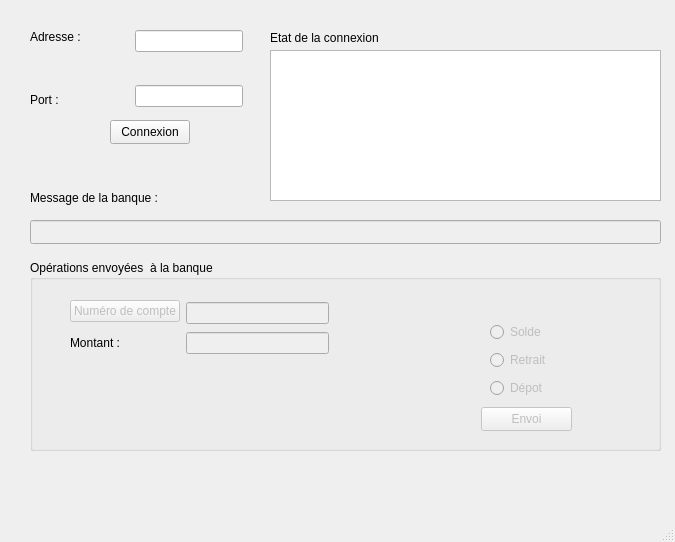
<?xml version="1.0" encoding="UTF-8"?>
<ui version="4.0">
 <class>DAB_MainWindow</class>
 <widget class="QMainWindow" name="DAB_MainWindow">
  <property name="geometry">
   <rect>
    <x>0</x>
    <y>0</y>
    <width>675</width>
    <height>542</height>
   </rect>
  </property>
  <property name="windowTitle">
   <string>DAB_MainWindow</string>
  </property>
  <widget class="QWidget" name="centralwidget">
   <widget class="QPushButton" name="PushButtonConnexion">
    <property name="geometry">
     <rect>
      <x>110</x>
      <y>120</y>
      <width>80</width>
      <height>24</height>
     </rect>
    </property>
    <property name="text">
     <string>Connexion</string>
    </property>
   </widget>
   <widget class="QLabel" name="labelEtatConnexion">
    <property name="geometry">
     <rect>
      <x>270</x>
      <y>30</y>
      <width>120</width>
      <height>16</height>
     </rect>
    </property>
    <property name="text">
     <string>Etat de la connexion</string>
    </property>
   </widget>
   <widget class="QLabel" name="labelMessageBanque">
    <property name="geometry">
     <rect>
      <x>30</x>
      <y>190</y>
      <width>141</width>
      <height>16</height>
     </rect>
    </property>
    <property name="text">
     <string>Message de la banque :</string>
    </property>
   </widget>
   <widget class="QLineEdit" name="lineEditMessageBanque">
    <property name="enabled">
     <bool>false</bool>
    </property>
    <property name="geometry">
     <rect>
      <x>30</x>
      <y>220</y>
      <width>631</width>
      <height>24</height>
     </rect>
    </property>
   </widget>
   <widget class="QGroupBox" name="groupBox">
    <property name="geometry">
     <rect>
      <x>30</x>
      <y>260</y>
      <width>631</width>
      <height>191</height>
     </rect>
    </property>
    <property name="title">
     <string>Opérations envoyées  à la banque</string>
    </property>
    <widget class="QPushButton" name="pushButtonEnvoi">
     <property name="enabled">
      <bool>false</bool>
     </property>
     <property name="geometry">
      <rect>
       <x>451</x>
       <y>147</y>
       <width>91</width>
       <height>24</height>
      </rect>
     </property>
     <property name="text">
      <string>Envoi</string>
     </property>
    </widget>
    <widget class="QWidget" name="layoutWidget">
     <property name="geometry">
      <rect>
       <x>40</x>
       <y>40</y>
       <width>259</width>
       <height>58</height>
      </rect>
     </property>
     <layout class="QHBoxLayout" name="horizontalLayout_2">
      <item>
       <layout class="QVBoxLayout" name="verticalLayout_4">
        <item>
         <widget class="QPushButton" name="pushButtonNumCompte">
          <property name="enabled">
           <bool>false</bool>
          </property>
          <property name="text">
           <string>Numéro de compte</string>
          </property>
         </widget>
        </item>
        <item>
         <widget class="QLabel" name="labelMontant">
          <property name="text">
           <string>Montant :</string>
          </property>
         </widget>
        </item>
       </layout>
      </item>
      <item>
       <layout class="QVBoxLayout" name="verticalLayout_3">
        <item>
         <widget class="QLineEdit" name="lineEditNumCompte">
          <property name="enabled">
           <bool>false</bool>
          </property>
         </widget>
        </item>
        <item>
         <widget class="QLineEdit" name="lineEditMontant">
          <property name="enabled">
           <bool>false</bool>
          </property>
         </widget>
        </item>
       </layout>
      </item>
     </layout>
    </widget>
    <widget class="QWidget" name="layoutWidget">
     <property name="geometry">
      <rect>
       <x>460</x>
       <y>60</y>
       <width>68</width>
       <height>80</height>
      </rect>
     </property>
     <layout class="QVBoxLayout" name="verticalLayout_5">
      <item>
       <widget class="QRadioButton" name="radioButtonSolde">
        <property name="enabled">
         <bool>false</bool>
        </property>
        <property name="text">
         <string>Solde</string>
        </property>
       </widget>
      </item>
      <item>
       <widget class="QRadioButton" name="radioButtonRetrait">
        <property name="enabled">
         <bool>false</bool>
        </property>
        <property name="text">
         <string>Retrait</string>
        </property>
       </widget>
      </item>
      <item>
       <widget class="QRadioButton" name="radioButtonDepot">
        <property name="enabled">
         <bool>false</bool>
        </property>
        <property name="text">
         <string>Dépot</string>
        </property>
       </widget>
      </item>
     </layout>
    </widget>
   </widget>
   <widget class="QListWidget" name="listWidgetEtaConnexion">
    <property name="geometry">
     <rect>
      <x>270</x>
      <y>50</y>
      <width>391</width>
      <height>151</height>
     </rect>
    </property>
   </widget>
   <widget class="QWidget" name="layoutWidget">
    <property name="geometry">
     <rect>
      <x>30</x>
      <y>30</y>
      <width>213</width>
      <height>77</height>
     </rect>
    </property>
    <layout class="QHBoxLayout" name="horizontalLayout">
     <item>
      <layout class="QVBoxLayout" name="verticalLayout_2">
       <item>
        <widget class="QLabel" name="LabelIP">
         <property name="text">
          <string>Adresse : </string>
         </property>
        </widget>
       </item>
       <item>
        <spacer name="verticalSpacer_2">
         <property name="orientation">
          <enum>Qt::Vertical</enum>
         </property>
         <property name="sizeHint" stdset="0">
          <size>
           <width>20</width>
           <height>18</height>
          </size>
         </property>
        </spacer>
       </item>
       <item>
        <widget class="QLabel" name="LabelPort">
         <property name="text">
          <string>Port :</string>
         </property>
        </widget>
       </item>
      </layout>
     </item>
     <item>
      <spacer name="horizontalSpacer">
       <property name="orientation">
        <enum>Qt::Horizontal</enum>
       </property>
       <property name="sizeHint" stdset="0">
        <size>
         <width>13</width>
         <height>20</height>
        </size>
       </property>
      </spacer>
     </item>
     <item>
      <layout class="QVBoxLayout" name="verticalLayout">
       <item>
        <widget class="QLineEdit" name="lineEditIP"/>
       </item>
       <item>
        <spacer name="verticalSpacer">
         <property name="orientation">
          <enum>Qt::Vertical</enum>
         </property>
         <property name="sizeHint" stdset="0">
          <size>
           <width>20</width>
           <height>13</height>
          </size>
         </property>
        </spacer>
       </item>
       <item>
        <widget class="QLineEdit" name="lineEditPort"/>
       </item>
      </layout>
     </item>
    </layout>
   </widget>
  </widget>
  <widget class="QMenuBar" name="menubar">
   <property name="geometry">
    <rect>
     <x>0</x>
     <y>0</y>
     <width>675</width>
     <height>21</height>
    </rect>
   </property>
  </widget>
  <widget class="QStatusBar" name="statusbar"/>
 </widget>
 <resources/>
 <connections/>
</ui>
